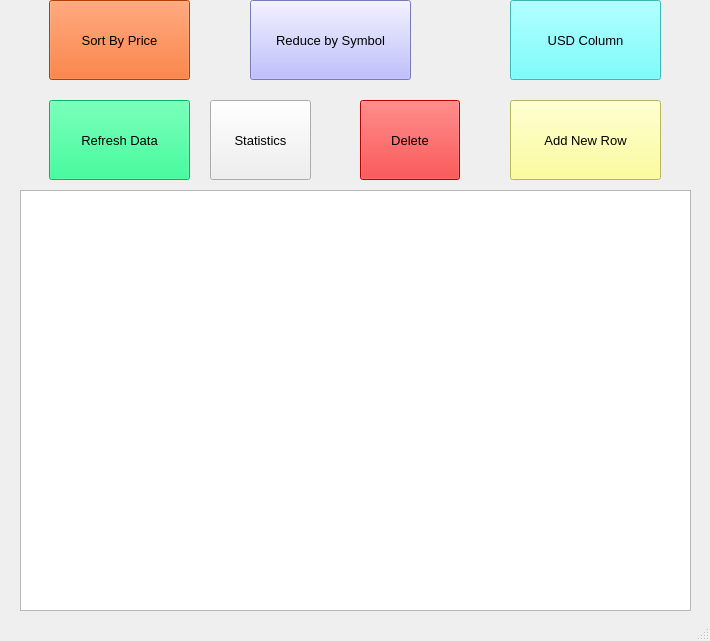
<?xml version="1.0" encoding="UTF-8"?>
<ui version="4.0">
 <class>MainWindow</class>
 <widget class="QMainWindow" name="MainWindow">
  <property name="geometry">
   <rect>
    <x>0</x>
    <y>0</y>
    <width>710</width>
    <height>641</height>
   </rect>
  </property>
  <property name="windowTitle">
   <string>MainWindow</string>
  </property>
  <widget class="QWidget" name="centralwidget">
   <widget class="QTableWidget" name="tableWidget">
    <property name="geometry">
     <rect>
      <x>20</x>
      <y>190</y>
      <width>671</width>
      <height>421</height>
     </rect>
    </property>
   </widget>
   <widget class="QLabel" name="label">
    <property name="geometry">
     <rect>
      <x>350</x>
      <y>440</y>
      <width>55</width>
      <height>21</height>
     </rect>
    </property>
    <property name="text">
     <string/>
    </property>
   </widget>
   <widget class="QPushButton" name="pushButton">
    <property name="geometry">
     <rect>
      <x>49</x>
      <y>100</y>
      <width>141</width>
      <height>80</height>
     </rect>
    </property>
    <property name="font">
     <font>
      <pointsize>10</pointsize>
     </font>
    </property>
    <property name="styleSheet">
     <string notr="true">background-color: rgb(0, 255, 127);</string>
    </property>
    <property name="text">
     <string>Refresh Data</string>
    </property>
   </widget>
   <widget class="QPushButton" name="pushButton_2">
    <property name="geometry">
     <rect>
      <x>49</x>
      <y>0</y>
      <width>141</width>
      <height>80</height>
     </rect>
    </property>
    <property name="font">
     <font>
      <pointsize>10</pointsize>
     </font>
    </property>
    <property name="styleSheet">
     <string notr="true">background-color: rgb(255, 85, 0);</string>
    </property>
    <property name="text">
     <string>Sort By Price</string>
    </property>
   </widget>
   <widget class="QPushButton" name="pushButton_3">
    <property name="geometry">
     <rect>
      <x>250</x>
      <y>0</y>
      <width>161</width>
      <height>80</height>
     </rect>
    </property>
    <property name="font">
     <font>
      <pointsize>10</pointsize>
     </font>
    </property>
    <property name="styleSheet">
     <string notr="true">background-color: rgb(170, 170, 255);</string>
    </property>
    <property name="text">
     <string>Reduce by Symbol</string>
    </property>
   </widget>
   <widget class="QPushButton" name="pushButton_4">
    <property name="geometry">
     <rect>
      <x>510</x>
      <y>0</y>
      <width>151</width>
      <height>80</height>
     </rect>
    </property>
    <property name="font">
     <font>
      <pointsize>10</pointsize>
     </font>
    </property>
    <property name="styleSheet">
     <string notr="true">background-color: rgb(85, 255, 255);</string>
    </property>
    <property name="text">
     <string>USD Column</string>
    </property>
    <property name="icon">
     <iconset>
      <normaloff>C:/Users/ASUS/Downloads/3828935_coin_color_currency_dollar_lineal_icon.png</normaloff>C:/Users/ASUS/Downloads/3828935_coin_color_currency_dollar_lineal_icon.png</iconset>
    </property>
    <property name="iconSize">
     <size>
      <width>30</width>
      <height>30</height>
     </size>
    </property>
   </widget>
   <widget class="QPushButton" name="pushButton_5">
    <property name="geometry">
     <rect>
      <x>510</x>
      <y>100</y>
      <width>151</width>
      <height>80</height>
     </rect>
    </property>
    <property name="font">
     <font>
      <pointsize>10</pointsize>
     </font>
    </property>
    <property name="styleSheet">
     <string notr="true">background-color: rgb(255, 255, 127);</string>
    </property>
    <property name="text">
     <string>Add New Row</string>
    </property>
   </widget>
   <widget class="QPushButton" name="pushButton_6">
    <property name="geometry">
     <rect>
      <x>210</x>
      <y>100</y>
      <width>101</width>
      <height>80</height>
     </rect>
    </property>
    <property name="font">
     <font>
      <pointsize>10</pointsize>
     </font>
    </property>
    <property name="text">
     <string>Statistics</string>
    </property>
    <property name="icon">
     <iconset>
      <normaloff>C:/Users/ASUS/Downloads/4203020_analystics_business_chart_statistics_icon.png</normaloff>C:/Users/ASUS/Downloads/4203020_analystics_business_chart_statistics_icon.png</iconset>
    </property>
   </widget>
   <widget class="QPushButton" name="pushButton_7">
    <property name="geometry">
     <rect>
      <x>360</x>
      <y>100</y>
      <width>100</width>
      <height>80</height>
     </rect>
    </property>
    <property name="font">
     <font>
      <pointsize>10</pointsize>
     </font>
    </property>
    <property name="styleSheet">
     <string notr="true">background-color: rgb(255, 0, 0);</string>
    </property>
    <property name="text">
     <string>Delete</string>
    </property>
    <property name="icon">
     <iconset>
      <normaloff>C:/Users/ASUS/Downloads/delete.png</normaloff>C:/Users/ASUS/Downloads/delete.png</iconset>
    </property>
    <property name="iconSize">
     <size>
      <width>30</width>
      <height>30</height>
     </size>
    </property>
   </widget>
  </widget>
  <widget class="QStatusBar" name="statusbar"/>
 </widget>
 <resources/>
 <connections/>
</ui>
